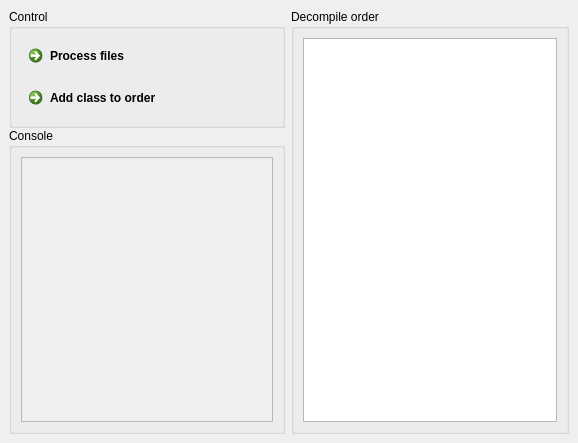
<?xml version="1.0" encoding="UTF-8"?>
<ui version="4.0">
 <class>MainWindow</class>
 <widget class="QMainWindow" name="MainWindow">
  <property name="geometry">
   <rect>
    <x>0</x>
    <y>0</y>
    <width>578</width>
    <height>443</height>
   </rect>
  </property>
  <property name="windowTitle">
   <string>MainWindow</string>
  </property>
  <widget class="QWidget" name="centralwidget">
   <layout class="QVBoxLayout" name="verticalLayout">
    <item>
     <layout class="QGridLayout" name="gridLayout">
      <property name="sizeConstraint">
       <enum>QLayout::SetMaximumSize</enum>
      </property>
      <property name="leftMargin">
       <number>0</number>
      </property>
      <property name="verticalSpacing">
       <number>0</number>
      </property>
      <item row="0" column="0" colspan="2">
       <widget class="QGroupBox" name="groupBox">
        <property name="title">
         <string>Control</string>
        </property>
        <property name="flat">
         <bool>false</bool>
        </property>
        <layout class="QVBoxLayout" name="verticalLayout_3">
         <item>
          <widget class="QCommandLinkButton" name="process">
           <property name="cursor">
            <cursorShape>PointingHandCursor</cursorShape>
           </property>
           <property name="text">
            <string>Process files</string>
           </property>
          </widget>
         </item>
         <item>
          <widget class="QCommandLinkButton" name="add">
           <property name="cursor">
            <cursorShape>PointingHandCursor</cursorShape>
           </property>
           <property name="text">
            <string>Add class to order</string>
           </property>
          </widget>
         </item>
        </layout>
       </widget>
      </item>
      <item row="0" column="2" rowspan="2">
       <widget class="QGroupBox" name="groupBox_2">
        <property name="title">
         <string>Decompile order</string>
        </property>
        <layout class="QVBoxLayout" name="verticalLayout_4">
         <item>
          <widget class="QListWidget" name="filesList"/>
         </item>
        </layout>
       </widget>
      </item>
      <item row="1" column="0" colspan="2">
       <widget class="QGroupBox" name="groupBox_3">
        <property name="title">
         <string>Console</string>
        </property>
        <layout class="QVBoxLayout" name="verticalLayout_2">
         <item>
          <widget class="QTextEdit" name="console">
           <property name="enabled">
            <bool>false</bool>
           </property>
          </widget>
         </item>
        </layout>
       </widget>
      </item>
     </layout>
    </item>
   </layout>
  </widget>
 </widget>
 <resources/>
 <connections/>
</ui>
